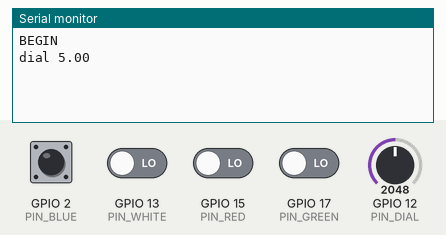
Simulated run of this sketch. Board: ESP32. On the bench: the last lines printed to the serial monitor. The test bench sets the inputs (shaded band); at power-on: GPIO 2 (PIN_BLUE), GPIO 13 (PIN_WHITE), GPIO 15 (PIN_RED), GPIO 17 (PIN_GREEN) LOW, GPIO 12 (PIN_DIAL) = 2048.

Above: at 1.2 s.
1.3 s: GPIO 13 (PIN_WHITE) driven HIGH
At 2.5 s:
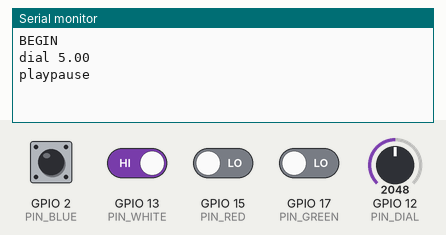
2.8 s: GPIO 15 (PIN_RED) driven HIGH
At 3.9 s:
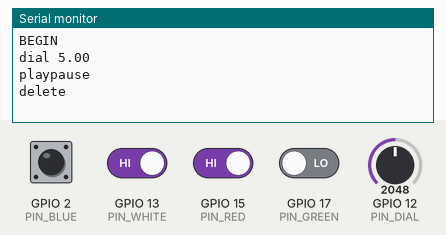
4.3 s: GPIO 12 (PIN_DIAL) set to 2866
At 4.9 s:
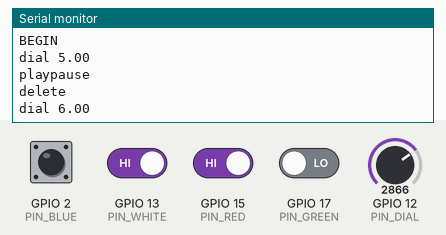
5.8 s: GPIO 12 (PIN_DIAL) set to 3603
At 6.8 s:
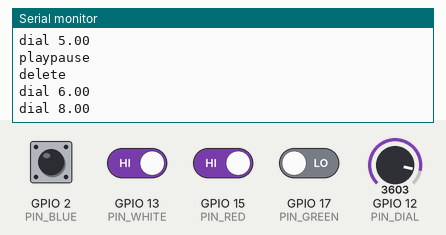
7.3 s: GPIO 2 (PIN_BLUE) pulsed HIGH 2 times (0.12 s each, 0.3 s apart)
At 9.2 s:
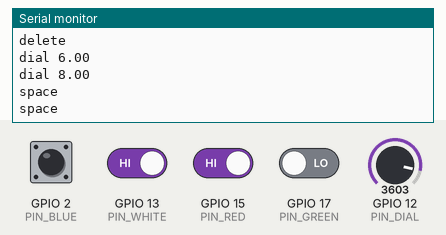

The sketch:

sensor-reading.ino
```cpp
#include <Arduino.h>

#define PIN_GREEN 17
#define PIN_BLUE 2
#define PIN_RED 15
#define PIN_WHITE 13
#define PIN_DIAL 12

#define BAUD_RATE 9600

// Double press setup
unsigned long pressTimeGreen = 0;
bool longPressGreen = false;
bool shortPressGreen = false;

unsigned long pressTimeBlue = 0;
bool longPressBlue = false;
bool shortPressBlue = false;

// Single press setup
int buttonStateBlue = LOW;
int lastButtonStateBlue = LOW;
unsigned long lastChangeTimeBlue = 0;

int buttonStateRed = LOW;
int lastButtonStateRed = LOW;
unsigned long lastChangeTimeRed = 0;

int buttonStateWhite = LOW;
int lastButtonStateWhite = LOW;
unsigned long lastChangeTimeWhite = 0;


// Potentiometer setup
int curDialState;
int lastDialState;
unsigned long dialChangeTime = 0;
int sumSamples = 0;
int countSamples = 0;

void setup() {
  // Start serial monitor
  Serial.begin(BAUD_RATE);
  Serial.println("BEGIN");


  // Buttons
  pinMode(PIN_GREEN, INPUT_PULLDOWN);
  pinMode(PIN_BLUE, INPUT_PULLDOWN);
  pinMode(PIN_RED, INPUT_PULLDOWN);
  pinMode(PIN_WHITE, INPUT_PULLDOWN);
}

void loop() {

  greenButton();
  blueButton();
  redButton();
  whiteButton();
  dial();

}

// void blueButton() {
//   // Single press checker

//   int nowButtonStateBlue = digitalRead(PIN_BLUE);

//   // If button pin state has changed, record the time point
//   if (nowButtonStateBlue != lastButtonStateBlue) {
//     lastChangeTimeBlue = millis();
//   }

//   if (millis() - lastChangeTimeBlue > 10) {
//     if (buttonStateBlue != nowButtonStateBlue) {
//       buttonStateBlue = nowButtonStateBlue;

//       // Button was pressed
//       if (buttonStateBlue == HIGH) {
//         Serial.println("space");
//       }
//     }
//   }
//   lastButtonStateBlue = nowButtonStateBlue; // Save the state of last button
// }


void redButton() {
  // Single press checker

  int nowButtonStateRed = digitalRead(PIN_RED);

  // If button pin state has changed, record the time point
  if (nowButtonStateRed != lastButtonStateRed) {
    lastChangeTimeRed = millis();
  }

  if (millis() - lastChangeTimeRed > 10) {
    if (buttonStateRed != nowButtonStateRed) {
      buttonStateRed = nowButtonStateRed;

      // Button was pressed
      if (buttonStateRed == HIGH) {
        Serial.println("delete");
      }
    }
  }
  lastButtonStateRed = nowButtonStateRed; // Save the state of last button
}

void whiteButton() {
  // Single press checker

  int nowButtonStateWhite = digitalRead(PIN_WHITE);

  // If button pin state has changed, record the time point
  if (nowButtonStateWhite != lastButtonStateWhite) {
    lastChangeTimeWhite = millis();
  }

  if (millis() - lastChangeTimeWhite > 10) {
    if (buttonStateWhite != nowButtonStateWhite) {
      buttonStateWhite = nowButtonStateWhite;

      // Button was pressed
      if (buttonStateWhite == HIGH) {
        Serial.println("playpause");
      }
    }
  }
  lastButtonStateWhite = nowButtonStateWhite; // Save the state of last button
}


void greenButton() {
    // Check green button press
   if (digitalRead(PIN_GREEN) == LOW) {

      pressTimeGreen = 0;

      // Check if button was being pressed
      if (longPressGreen) {
        Serial.println("-");
        longPressGreen = false;
        shortPressGreen = false;
      } else if (shortPressGreen) {
        Serial.println(".");
        shortPressGreen = false;
      }

    } else {
      // Start press
      if (pressTimeGreen == 0) {
        pressTimeGreen = millis();
      }

      unsigned long elapsedTime = millis() - pressTimeGreen;

      // Check for long press
      if (!longPressGreen) {
        if (elapsedTime > 500) {
          longPressGreen = true;
        }
      }

      // Check for short press
      if (!shortPressGreen) {
        if (elapsedTime > 10) {
          shortPressGreen = true;
        }
      }
    }
}


void blueButton() {
    // Check green button press
   if (digitalRead(PIN_BLUE) == LOW) {

      pressTimeBlue = 0;

      // Check if button was being pressed
      if (longPressBlue) {
        Serial.println("doublespace");
        longPressBlue = false;
        shortPressBlue = false;
      } else if (shortPressBlue) {
        Serial.println("space");
        shortPressBlue = false;
      }

    } else {
      // Start press
      if (pressTimeBlue == 0) {
        pressTimeBlue = millis();
      }

      unsigned long elapsedTime = millis() - pressTimeBlue;

      // Check for long press
      if (!longPressBlue) {
        if (elapsedTime > 500) {
          longPressBlue = true;
        }
      }

      // Check for short press
      if (!shortPressBlue) {
        if (elapsedTime > 10) {
          shortPressBlue = true;
        }
      }
    }
}


void dial() {
  int newDialState = map(analogRead(PIN_DIAL), 0, 4096, 0, 10);
  sumSamples += newDialState;
  countSamples += 1;

  if (countSamples > 50) {
    double avgDialState = sumSamples / countSamples;

    if (avgDialState != lastDialState && millis() - dialChangeTime > 25) {
      Serial.printf("dial %.2f\n", avgDialState);
      lastDialState = avgDialState;
      dialChangeTime = millis();
    }

    sumSamples = 0;
    countSamples = 0;
  }
}
```

Measured:
- after the input at 1.3 s, the serial monitor: prints a new line at once (image 1)
- after the input at 2.8 s, the serial monitor: prints a new line at once (image 2)
- after the input at 4.3 s, the serial monitor: prints a new line after 0.07 s (image 3)
- after the input at 5.8 s, the serial monitor: prints a new line after 0.06 s (image 4)
- after the input at 7.3 s, the serial monitor: prints a new line after 0.12 s (image 5)
